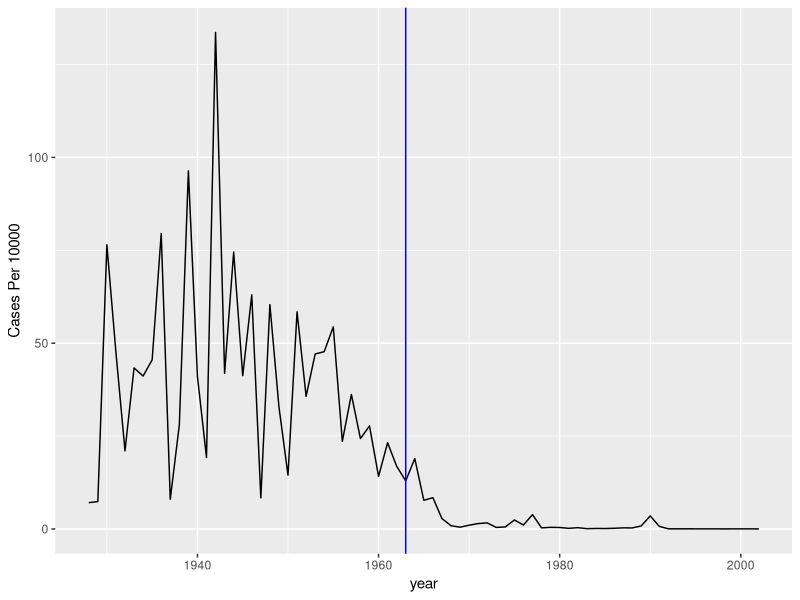
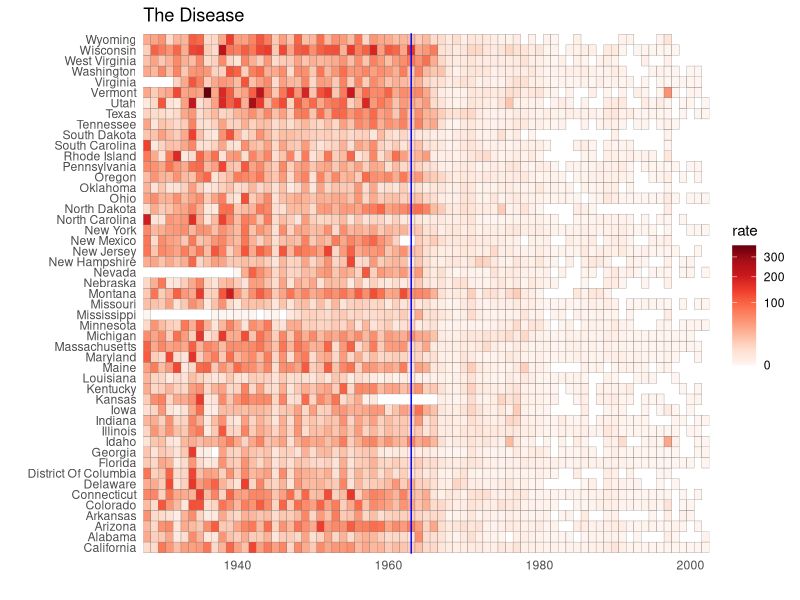
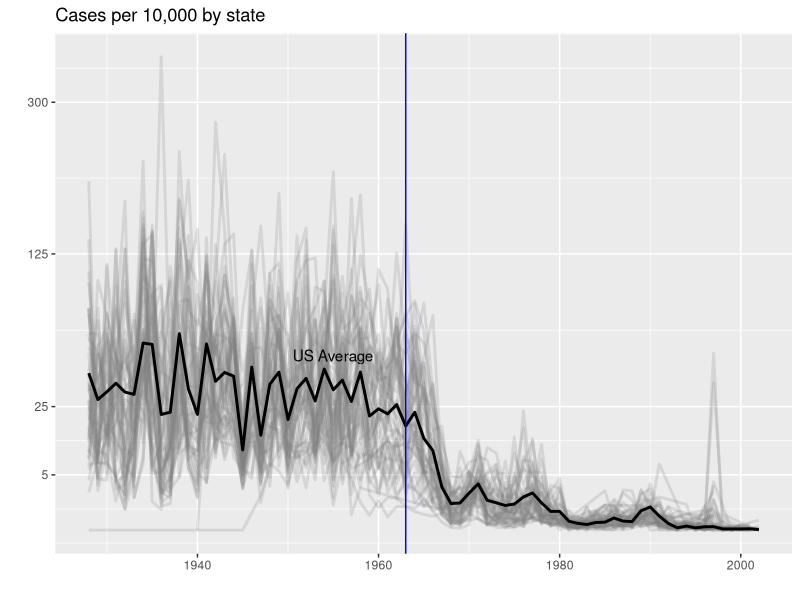

Recreate these plots in R, in order.
library(tidyverse)
library(dslabs)
data("us_contagious_diseases")
str(us_contagious_diseases)

# assign dat to the per 10,000 rate of measles, removing Alaska and Hawaii and adjusting for weeks reporting

the_disease <- "Measles"

dat <- us_contagious_diseases %>% filter(disease==the_disease & !state %in% c("Alaska", "Hawaii"))%>%
  mutate(rate = count/population*10000 * 52/weeks_reporting, state=reorder(state,rate))
dat

# plot disease rates per year in California

dat %>% filter(state=="California" & !is.na(rate))%>%
  ggplot(aes(year,rate))+
  geom_line()+
  ylab("Cases Per 10000")+
  geom_vline(xintercept = 1963, color="blue")

# tile plot of disease rate by state and year

dat %>% filter(!is.na(rate))%>% ggplot(aes(year,state, fill=rate))+geom_tile(color="grey50")+
  scale_x_continuous(expand=c(0,0))+#Resets the scake to near 0
  scale_fill_gradientn(colors = RColorBrewer :: brewer.pal(9,"Reds"), trans="sqrt")+ #Creates 2 color gradient low-high of Reds
  geom_vline(xintercept = 1963, color="blue")+ #Creating vertical Blue line to specify the start of Vaccines
  theme_minimal() + theme(panel.grid = element_blank())+
  ggtitle("The Disease")+
  xlab("")+
  ylab("")

# compute US average measles rate by year

avg <- us_contagious_diseases %>% filter(disease == the_disease) %>% group_by(year) %>%
summarize(us_rate = sum(count, na.rm = TRUE)/sum(population,na.rm = TRUE)*10000)

# make line plot of measles rate by year by state

dat %>% filter(!is.na(rate)) %>% ggplot()+
  geom_line(aes(year, rate, group=state), color="grey50", show.legend = FALSE, alpha=0.2, size=1 )+
  geom_line(mapping=aes(year,us_rate), data=avg, color="black", size=1)+ #Adding the average line to existing graph
  scale_y_continuous(trans = "sqrt", breaks = c(5, 25, 125, 300))+ #changing the Y axis and breaking the scale
  ggtitle("Cases per 10,000 by state") +
  xlab("") +
  ylab("")+
  geom_text(data=data.frame(x=1955, y=50), mapping=(aes(x,y, label="US Average")), color="black")+#Adding caption of US Average
  geom_vline(xintercept = 1963, color="blue")
